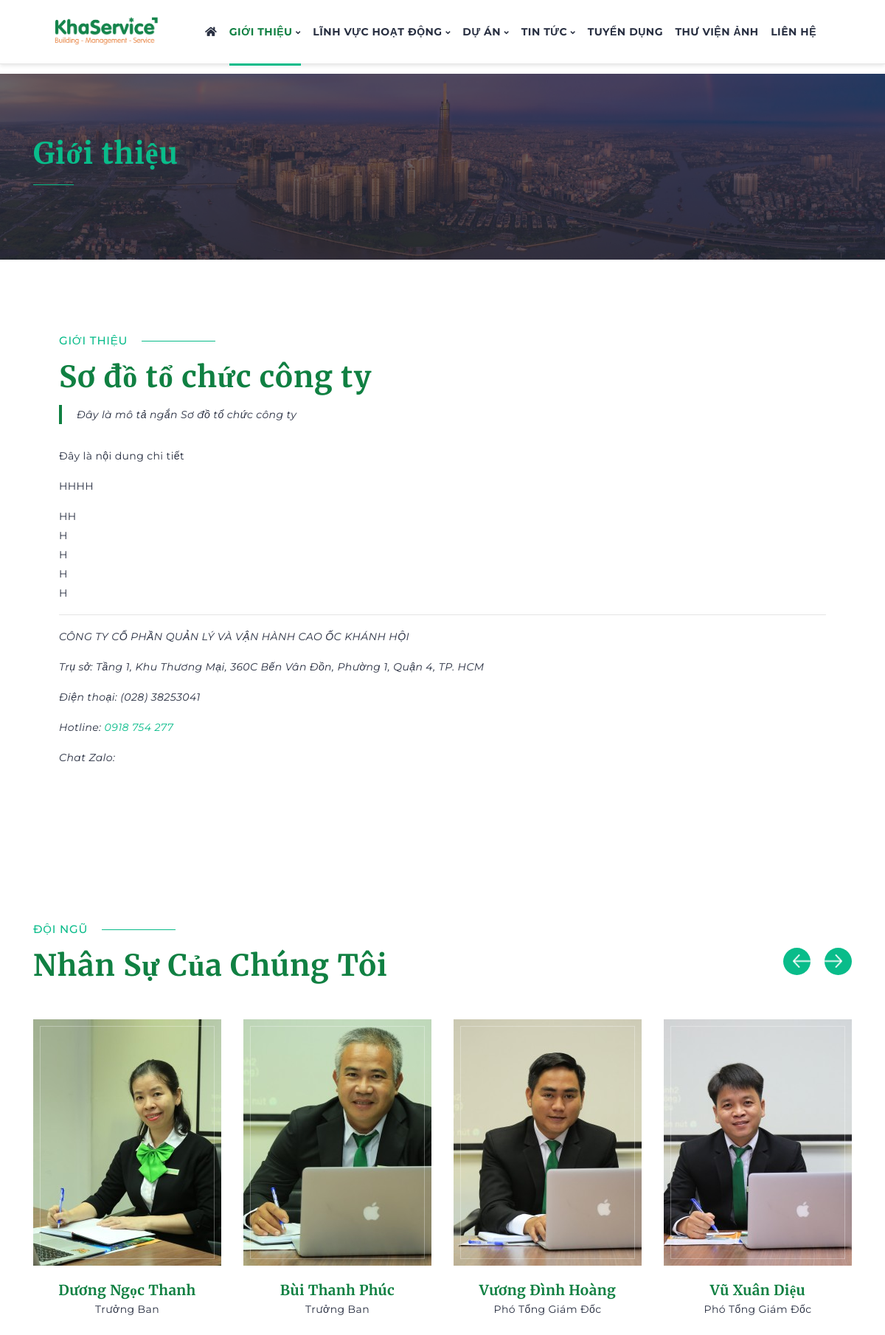
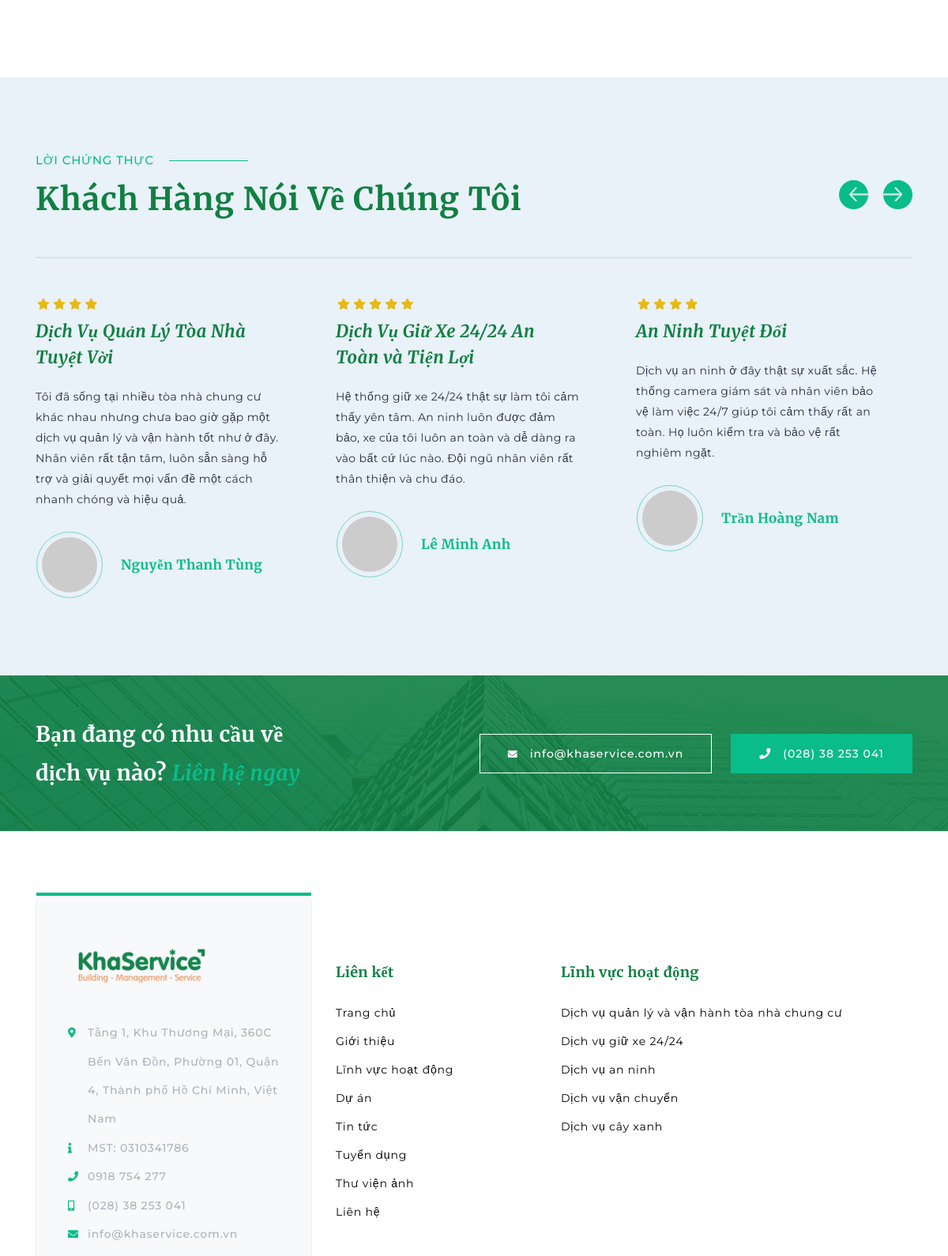
The page /gioi-thieu.html (upper part) on the database its author committed (2 pictures, top to bottom).
### tables this page shows
CREATE TABLE `table_setting` (
  `id` int(11) NOT NULL AUTO_INCREMENT,
  `ten_vi` varchar(255) DEFAULT NULL,
  `diachi_vi` varchar(255) DEFAULT NULL,
  `dienthoai` varchar(50) DEFAULT NULL,
  `hotline` varchar(50) DEFAULT NULL,
  `email` varchar(100) DEFAULT NULL,
  `website` varchar(100) DEFAULT NULL,
  `fanpage` varchar(255) DEFAULT NULL,
  `youtube` varchar(255) DEFAULT NULL,
  `google_map` text DEFAULT NULL,
  `video_intro` varchar(255) DEFAULT NULL,
  `title` varchar(255) DEFAULT NULL,
  `keywords` text DEFAULT NULL,
  `description` text DEFAULT NULL,
  `logo` varchar(255) DEFAULT NULL,
  `logoRectangle` varchar(255) DEFAULT NULL,
  `longName` varchar(255) DEFAULT NULL,
  `nationalName` varchar(255) DEFAULT NULL,
  `shortName` varchar(255) DEFAULT NULL,
  `taxCode` varchar(50) DEFAULT NULL,
  `tiktok` varchar(255) DEFAULT NULL,
  `youtubeInfo` varchar(255) DEFAULT NULL,
  `updated_at` varchar(200) DEFAULT NULL,
  `email2` varchar(255) DEFAULT NULL,
  `hotline2` varchar(255) DEFAULT NULL,
  PRIMARY KEY (`id`)
);

CREATE TABLE `table_photo` (
  `id` int(11) NOT NULL AUTO_INCREMENT,
  `ten_vi` varchar(255) DEFAULT NULL,
  `link` varchar(255) DEFAULT NULL,
  `photo` varchar(255) DEFAULT NULL,
  `thumb` varchar(255) DEFAULT NULL,
  `mota_vi` text DEFAULT NULL,
  `type` varchar(50) DEFAULT NULL,
  `stt` int(11) DEFAULT 1,
  `hienthi` tinyint(1) DEFAULT 1,
  `ngaytao` int(11) DEFAULT NULL,
  PRIMARY KEY (`id`)
);

CREATE TABLE `table_gioithieu` (
  `id` int(11) NOT NULL AUTO_INCREMENT,
  `ten_vi` varchar(255) DEFAULT NULL,
  `ten_khong_dau` varchar(255) DEFAULT NULL,
  `photo` varchar(255) DEFAULT NULL,
  `mota_vi` text DEFAULT NULL,
  `noidung_vi` text DEFAULT NULL,
  `stt` int(11) DEFAULT 1,
  `hienthi` int(1) DEFAULT 1,
  `ngaytao` int(11) DEFAULT NULL,
  `ngaysua` int(11) DEFAULT NULL,
  `title` varchar(255) DEFAULT NULL,
  `keywords` text DEFAULT NULL,
  `description` text DEFAULT NULL,
  PRIMARY KEY (`id`)
);

CREATE TABLE `table_staff` (
  `id` int(11) NOT NULL AUTO_INCREMENT,
  `ten_vi` varchar(255) DEFAULT NULL,
  `ten_khong_dau` varchar(255) DEFAULT NULL,
  `chucvu` varchar(255) DEFAULT NULL,
  `mota_vi` text DEFAULT NULL,
  `noidung_vi` longtext DEFAULT NULL,
  `photo` varchar(255) DEFAULT NULL,
  `stt` int(11) DEFAULT 1,
  `hienthi` tinyint(1) DEFAULT 1,
  `ngaytao` int(11) DEFAULT NULL,
  `ngaysua` int(11) DEFAULT NULL,
  `title` varchar(255) DEFAULT NULL,
  `keywords` text DEFAULT NULL,
  `description` text DEFAULT NULL,
  PRIMARY KEY (`id`)
);

CREATE TABLE `table_feedback` (
  `id` int(11) NOT NULL AUTO_INCREMENT,
  `ten_vi` varchar(255) DEFAULT NULL,
  `chucvu` varchar(255) DEFAULT NULL,
  `mota_vi` varchar(255) DEFAULT NULL COMMENT 'Tiêu đề feedback',
  `noidung_vi` text DEFAULT NULL,
  `photo` varchar(255) DEFAULT NULL,
  `rating` int(11) DEFAULT 5,
  `stt` int(11) DEFAULT 1,
  `hienthi` tinyint(1) DEFAULT 1,
  `ngaytao` int(11) DEFAULT NULL,
  `ngaysua` int(11) DEFAULT NULL,
  `title` varchar(255) DEFAULT NULL,
  `keywords` text DEFAULT NULL,
  `description` text DEFAULT NULL,
  PRIMARY KEY (`id`)
);

CREATE TABLE `table_dichvu` (
  `id` int(11) NOT NULL AUTO_INCREMENT,
  `ten_vi` varchar(255) DEFAULT NULL,
  `ten_khong_dau` varchar(255) DEFAULT NULL,
  `mota_vi` text DEFAULT NULL,
  `noidung_vi` longtext DEFAULT NULL,
  `photo` varchar(255) DEFAULT NULL,
  `stt` int(11) DEFAULT 1,
  `hienthi` tinyint(1) DEFAULT 1,
  `noibat` tinyint(1) DEFAULT 0,
  `ngaytao` int(11) DEFAULT NULL,
  `ngaysua` int(11) DEFAULT NULL,
  `title` varchar(255) DEFAULT NULL,
  `keywords` text DEFAULT NULL,
  `description` text DEFAULT NULL,
  PRIMARY KEY (`id`)
);

### templates/gioi-thieu_tpl.php (the view, shortened to what the rows shown need)
<section class="inner-banner pt-80 pb-95" style="background-image: url('<?=$inner_banner_img?>');" data-overlay="7">
    <div class="container">
        <div class="row z-5 align-items-center">
            <div class="col-md-8 text-center text-md-left">
                <h1 class="f-700 green">Giới thiệu</h1>
            </div>
        </div>
    </div>
</section>
<section class="about-us pt-100 pb-100">
    <div class="container">
        <div class="row align-items-xl-center">
            <?php if(!empty($row_detail['photo'])) { ?>
            <div class="col-lg-6">
                <div class="relative img-lined bg-blue mx-auto shadow-1 mb-md-30">
                    <img src="<?=$row_detail['photo']?>" alt="<?=$row_detail['ten_vi']?>" class="w-100">
                    <?php
                        if(!empty($row_setting['video_intro'])) {
                            $video_url = $row_setting['video_intro'];
                            if(strpos($video_url, '&') !== false) {
                                $video_parts = explode('&', $video_url);
                                $video_url = $video_parts[0];
                            }
                    ?>
                        <div class="blob green transform-center">
                            <a href="<?=$video_url?>" class="popup-video"> <i class="fas fa-play"></i></a>
                        </div>
                    <?php } ?>
                </div>
            </div>
            <div class="col-lg-6">
            <?php } else { ?>
            <div class="col-lg-12">
            <?php } ?>
                <div class="about-text text-center text-lg-left">
                    <div class="fancy-head left-al mb-10">
                        <h5 class="line-head mb-15">
                                Giới thiệu
                            <span class="line after"></span>
                        </h5>
                        <h1><?=$row_detail['ten_vi']?></h1>
                    </div>
                    <?php if(!empty($row_detail['mota_vi'])) { ?>
                        <div class="short-desc mb-30 font-weight-bold italic" style="font-size: 1.1rem; color: #555; border-left: 4px solid #108042; padding-left: 20px;">
                            <?=$row_detail['mota_vi']?>
                        </div>
                    <?php } ?>
                    <div class="description content-main">
                        <?=str_replace('src="../upload/', 'src="upload/', $row_detail['noidung_vi'])?>
                    </div>
                </div>
            </div>
        </div>
    </div>
</section>
<section class="team-area pt-95 pb-100">
    <div class="container">
        <div class="row align-items-end text-center text-lg-left  mb-45">
            <div class="col-lg-7">
                <div class="fancy-head left-al">
                    <h1>Nhân Sự Của Chúng Tôi</h1>
                </div>
            </div>
        </div>
        <div class="row">
            <div class="col-xl-12">
                <div class="owl-carousel team-slider">
                    <?php if(!empty($ds_team)) { foreach($ds_team as $v) { ?>
                    <div class="item">
                        <div class="team-each">
                            <div class="team-image relative img-lined">
                                <img src="<?=!empty($v['photo']) ? $v['photo'] : 'img/team/team1.jpg'?>" alt="">
                            </div>
                            <div class="team-info text-center transition-4">
                                <h5>
                                    <a href="#" class="f-700"><?=$v['ten_vi']?></a>
                                </h5>
                                <p class="mb-0"><?=$v['chucvu']?></p>
                            </div>
                        </div>
                    </div>
                    <?php }} ?>
                </div>
            </div>
        </div>
    </div>
</section>
<section class="testimonials-2 bg-light-white pt-95 pb-95">
    <div class="container">
        <div class="row align-items-end mb-45">
            <div class="col-lg-7 col-md-12 text-center text-lg-left">
                <div class="fancy-head left-al">
                    <h1>Khách Hàng Nói Về Chúng Tôi</h1>
                </div>
            </div>
        </div>
        <div class="row">
            <div class="col-xl-12">
                <div class="owl-carousel owl-theme testimonial-2-slide">
                    <?php if(!empty($ds_ykien)) { foreach($ds_ykien as $v) { ?>
                    <div class="item">
                        <div class="each-quote-2 pr-40 pr-sm-00">
                            <ul class="stars-rate mb-5" data-starsactive="<?=$v['rating']?>">
                                <li class="text-md-left text-center">
                                    <?php for($i=0; $i<$v['rating']; $i++) echo '<i class="fas fa-star"></i>'; ?>
                                </li>
                            </ul>
                            <h4 class="italic f-700 mb-20"><?=$v['mota_vi']?></h4>
                            <p class="mb-35"><?=$v['noidung_vi']?></p>
                            <div class="client-2-img d-flex align-items-center justify-content-md-start justify-content-center">
                                <div class="img-div mr-30 pb-10">
                                    <div class="client-image">
                                        <?php
                                            $img_src = (!empty($v['photo']) && file_exists($v['photo'])) ? $v['photo'] : 'https://ui-avatars.com/api/?name='.urlencode($v['ten_vi']).'&background=ebebeb&color=666666&size=100';
                                        ?>
                                        <img src="<?=$img_src?>" class="rounded-circle shadow-sm" style="width:70px; height:70px; object-fit:cover;" alt="<?=$v['ten_vi']?>">
                                    </div>
                                </div>
                                <div class="client-text-2 mb-10">
                                    <h6 class="client-name green fs-17 f-700"><?=$v['ten_vi']?></h6>
                                </div>
                            </div>
                        </div>
                    </div>
                    <?php }} ?>
                </div>
            </div>
        </div>
    </div>
</section>
<section class="cta pt-50 pb-50" style="background-image: url('img/bg/bg_cta.jpg');" data-overlay="9">
    <div class="container">
        <div class="row align-items-center">
            <div class="col-xl-8 col-lg-7 text-center text-lg-right z-5">
                <a href="mailto:<?=$row_setting['email']?>" class="btn btn-square-white mr-20 mr-xs-00 d-block d-sm-inline-block mb-xs-15 wow fadeInUp">
                    <i class="fas fa-envelope mr-15" style="font-size: 0.85em;"></i><?=$row_setting['email']?>
                </a>
                <a href="tel:<?=str_replace(' ', '', $row_setting['hotline'])?>" class="btn btn-square-green d-block d-sm-inline-block blob-small wow fadeInUp">
                    <i class="fas fa-phone mr-15"></i><?=$row_setting['hotline']?>
                </a>
            </div>
        </div>
    </div>
</section>

### templates/layout/header.php (shortened to what the rows shown need)
<header class="transperant-head header-style-3 transition-4" style="position: fixed; top: 0; left: 0; width: 100%; z-index: 999; background: #ffffff; box-shadow: 0 2px 5px rgba(0,0,0,0.1);">
    <div class="container-fluid px-lg-5">
        <div class="row align-items-center no-gutters justify-content-between header-row">
            <div class="col-auto px-lg-4 logo-col">
                <div class="logo transition-4 text-center">
                    <a href="index.php">
                        <img src="<?=$row_setting['logoRectangle']?>" class="transition-4" alt="logo" style="max-height: 60px;">
                    </a>
                </div>
            </div>
        </div>
    </div>
</header>

### templates/layout/footer.php (shortened to what the rows shown need)
<footer class="footer-area">
    <div class="container">
        <div class="row mb-sm-50 mb-xs-00">
            <div class="col-lg-4 z-5">
                <div class="contact-area relative h-100 mr-lg-20 mr-md-00">
                    <div class="footer-logo mb-35">
                        <img src="<?=$row_setting['logoRectangle']?>" alt="logo footer" style="max-height: 60px;">
                    </div>
                    <div class="contact-options mb-35">
                        <ul>
                            <li>
                                <i class="fas fa-map-marker-alt green"></i><?=$row_setting['diachi_vi']?>
                            </li>
                            <?php if(!empty($row_setting['taxCode'])) { ?>
                            <li>
                                <i class="fas fa-info green"></i> MST: <?=$row_setting['taxCode']?>
                            </li>
                            <?php } ?>
                            <li>
                                <i class="fas fa-phone green"></i><?=$row_setting['dienthoai']?>
                            </li>
                            <li>
                                <i class="fas fa-mobile-alt green"></i><?=$row_setting['hotline']?>
                            </li>
                            <li>
                                <i class="fas fa-envelope green"></i><?=$row_setting['email']?>
                            </li>
                        </ul>
                    </div>
                </div>
            </div>
            <div class="col-lg-5 col-sm-8">
                <div class="footer-links pt-85 pb-85 pt-md-50 mb-sm-70">
                    <ul class="links-list">
                        <?php if(!empty($menu_dichvu)) { foreach($menu_dichvu as $v) { ?>
                            <li><a href="dich-vu/<?=$v['ten_khong_dau']?>.html"><?=$v['ten_vi']?></a></li>
                        <?php }} ?>
                    </ul>
                </div>
            </div>
        </div>
    </div>
</footer>

### rows shown on the page
table_setting: logoRectangle (picture), email "info@khaservice.com.vn", hotline "(028) 38 253 041", diachi_vi "Tầng 1, Khu Thương Mại, 360C Bến Vân Đồn, Phường 01, Quận 4, Thành phố Hồ Chí Minh, Việt Nam", taxCode "0310341786", dienthoai "0918 754 277"
table_photo: photo (picture)
table_gioithieu: ten_vi "Sơ đồ tổ chức công ty", mota_vi "Đây là mô tả ngắn Sơ đồ tổ chức công ty", noidung_vi "Đây là nội dung chi tiết HHHH HH H H H H CÔNG TY CỔ PHẦN QUẢN LÝ VÀ VẬN HÀNH CAO ỐC KHÁNH HỘI Trụ sở: Tầng 1, Khu Thương Mại, 360C Bến Vân Đồn, Phường 1, Quận 4, TP. HCM Điện thoại: (028) 38253041 Hotline: 0918 754 277 Chat Zalo:"
table_staff: photo (picture), ten_vi "Dương Ngọc Thanh", chucvu "Trưởng Ban"
table_staff: photo (picture), ten_vi "Bùi Thanh Phúc", chucvu "Trưởng Ban"
table_staff: photo (picture), ten_vi "Vương Đình Hoàng", chucvu "Phó Tổng Giám Đốc"
table_staff: photo (picture), ten_vi "Vũ Xuân Diệu", chucvu "Phó Tổng Giám Đốc"
table_feedback: rating 4 (drawn), mota_vi "Dịch Vụ Quản Lý Tòa Nhà Tuyệt Vời", noidung_vi "Tôi đã sống tại nhiều tòa nhà chung cư khác nhau nhưng chưa bao giờ gặp một dịch vụ quản lý và vận hành tốt như ở đây. Nhân viên rất tận tâm, luôn sẵn sàng hỗ trợ và giải quyết mọi vấn đề một cách nhanh chóng và hiệu quả.", ten_vi "Nguyễn Thanh Tùng"
table_feedback: rating 5 (drawn), mota_vi "Dịch Vụ Giữ Xe 24/24 An Toàn và Tiện Lợi", noidung_vi "Hệ thống giữ xe 24/24 thật sự làm tôi cảm thấy yên tâm. An ninh luôn được đảm bảo, xe của tôi luôn an toàn và dễ dàng ra vào bất cứ lúc nào. Đội ngũ nhân viên rất thân thiện và chu đáo.", ten_vi "Lê Minh Anh"
table_feedback: rating 4 (drawn), mota_vi "An Ninh Tuyệt Đối", noidung_vi "Dịch vụ an ninh ở đây thật sự xuất sắc. Hệ thống camera giám sát và nhân viên bảo vệ làm việc 24/7 giúp tôi cảm thấy rất an toàn. Họ luôn kiểm tra và bảo vệ rất nghiêm ngặt.", ten_vi "Trần Hoàng Nam"
table_dichvu: ten_vi "Dịch vụ quản lý và vận hành tòa nhà chung cư"
table_dichvu: ten_vi "Dịch vụ giữ xe 24/24"
table_dichvu: ten_vi "Dịch vụ an ninh"
table_dichvu: ten_vi "Dịch vụ vận chuyển"
table_dichvu: ten_vi "Dịch vụ cây xanh"
